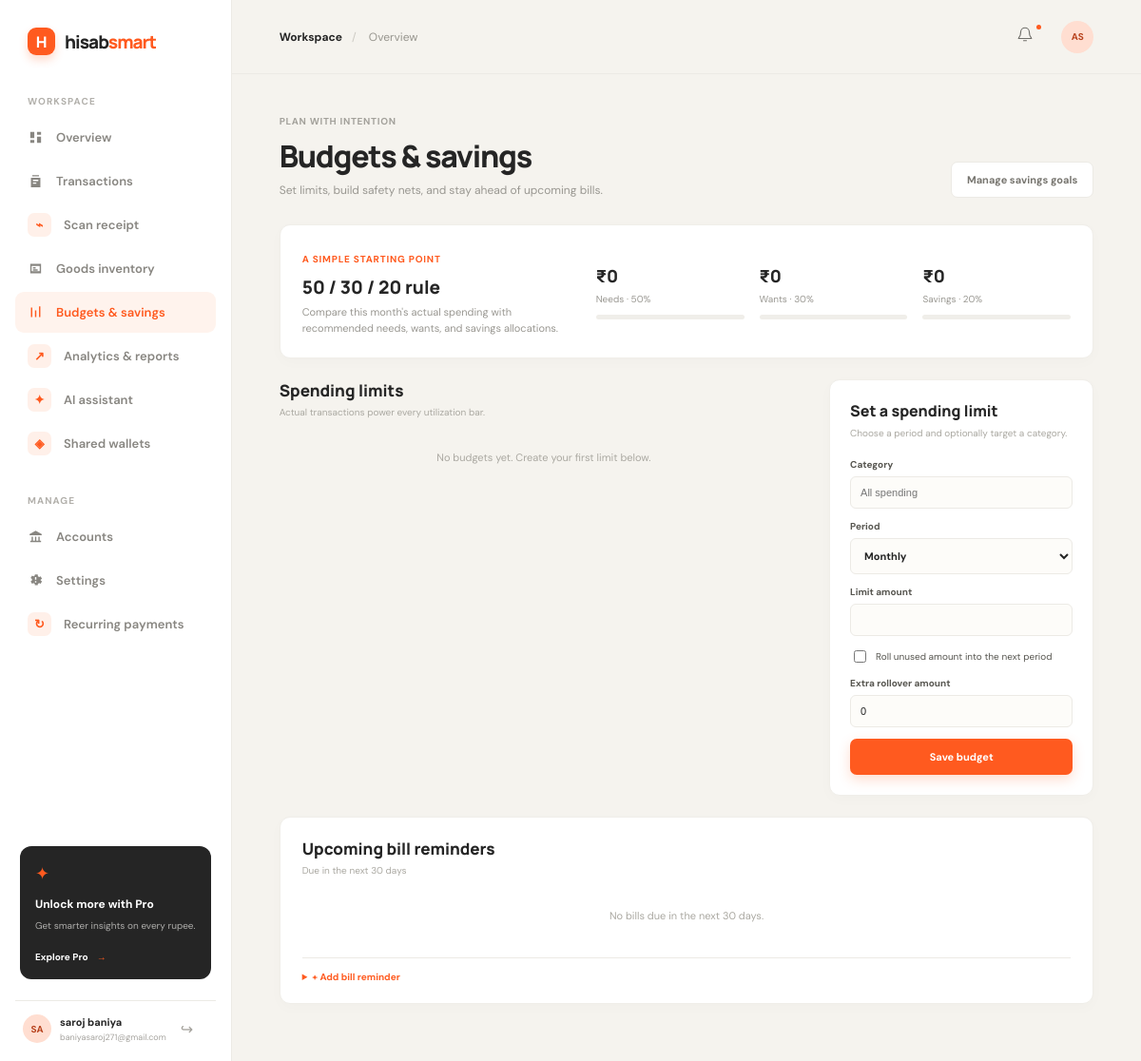
The page /budgets (signed in) on the database its author committed.
### tables this page shows
CREATE TABLE users (
    id INTEGER PRIMARY KEY AUTOINCREMENT,
    email TEXT NOT NULL UNIQUE COLLATE NOCASE,
    password_hash TEXT NOT NULL,
    full_name TEXT NOT NULL,
    created_at TEXT NOT NULL DEFAULT CURRENT_TIMESTAMP
);

### routes.py (the view, shortened to what this page needs)
@main_bp.route("/budgets", methods=("GET", "POST"))
@login_required
def budgets():
    return render_template("budgets.html", data=budgeting_data(), categories=transaction_categories())

### auth.py (called while the page is built)
def csrf_token() -> str:
    token = session.get("_csrf_token")
    if not token:
        token = secrets.token_urlsafe(32)
        session["_csrf_token"] = token
    return token

@auth_bp.before_app_request
def csrf_protect() -> None:
    if request.method == "POST":
        validate_csrf()

def load_logged_in_user() -> None:
    user_id = session.get("user_id")
    if user_id is None:
        g.user = None
        return
    g.user = get_db().execute(
        "SELECT id, email, full_name FROM users WHERE id = ?", (user_id,)
    ).fetchone()
    if g.user is None:
        session.clear()

def login_required(view: Callable[..., Any]) -> Callable[..., Any]:
    @wraps(view)
    def wrapped_view(**kwargs: Any) -> Any:
        if g.user is None:
            flash("Please log in to continue.", "error")
            return redirect(url_for("auth.login", next=request.path))
        return view(**kwargs)
    return wrapped_view

### db.py (called while the page is built)
def get_db() -> sqlite3.Connection:
    if "db" not in g:
        database = Path(current_app.config["DATABASE"])
        database.parent.mkdir(parents=True, exist_ok=True)
        g.db = sqlite3.connect(database)
        g.db.row_factory = sqlite3.Row
        g.db.execute("PRAGMA foreign_keys = ON")
    return g.db

### routes.py (called while the page is built)
def transaction_categories() -> list[str]:
    rows = get_db().execute(
        "SELECT name FROM transaction_categories WHERE user_id = ? ORDER BY name COLLATE NOCASE",
        (g.user["id"],),
    ).fetchall()
    defaults = {"Food & Dining", "Transport", "Subscriptions", "Housing", "Bills & Utilities", "Health", "Income"}
    return sorted(defaults | {row["name"] for row in rows}, key=str.casefold)

def budget_window(period: str, anchor: date | None = None) -> tuple[date, date]:
    anchor = anchor or date.today()
    if period == "weekly":
        start = anchor - timedelta(days=anchor.weekday())
        return start, start + timedelta(days=6)
    if period == "yearly":
        return date(anchor.year, 1, 1), date(anchor.year, 12, 31)
    return date(anchor.year, anchor.month, 1), date(anchor.year + (anchor.month == 12), (anchor.month % 12) + 1, 1) - timedelta(days=1)

### templates/budgets.html (shortened to what this page needs)
{% extends "base.html" %}
{% block content %}
<div class="page-container budget-page">
<section class="section-heading"><div><p class="eyebrow">Plan with intention</p><h1>Budgets & savings</h1><p class="subheading">Set limits, build safety nets, and stay ahead of upcoming bills.</p></div><a class="secondary-button" href="{{ url_for('main.savings') }}">Manage savings goals</a></section>
<section class="budget-rule panel"><div><span class="rule-kicker">A simple starting point</span><h2>50 / 30 / 20 rule</h2><p>Compare this month's actual spending with recommended needs, wants, and savings allocations.</p></div><div class="rule-columns"><div><strong>₹{{ '%.0f'|format(data.income * 0.5) }}</strong><small>Needs · 50%</small><span class="rule-progress"></span></div><div><strong>₹{{ '%.0f'|format(data.income * 0.3) }}</strong><small>Wants · 30%</small><span class="rule-progress wants"></span></div><div><strong>₹{{ '%.0f'|format(data.income * 0.2) }}</strong><small>Savings · 20%</small><span class="rule-progress savings"></span></div></div></section>
<section class="budget-columns"><div><div class="subsection-heading"><div><h2>Spending limits</h2><p>Actual transactions power every utilization bar.</p></div></div><div class="budget-cards">{% for budget in data.budgets %}<article class="budget-card"><div class="budget-card-top"><div><span class="budget-period">{{ budget.period }}{% if budget.category %} · {{ budget.category }}{% else %} · All spending{% endif %}</span><h3>₹{{ '%.2f'|format(budget.spent) }} <small>of ₹{{ '%.2f'|format(budget.effective_limit) }}</small></h3></div><span class="alert-badge {{ budget.alert }}">{{ budget.utilization }}%</span></div><div class="progress-track"><span class="progress-fill fill-{{ loop.index }}" style="width: {{ [budget.utilization, 100]|min }}%"></span></div><div class="budget-card-foot"><span>₹{{ '%.2f'|format(budget.remaining) }} remaining</span><span>{{ budget.window_start }} → {{ budget.window_end }}</span></div>{% if budget.rollover_enabled %}<small class="rollover-note">↗ Rollover enabled{% if budget.rollover_amount %} · ₹{{ '%.2f'|format(budget.rollover_amount) }} base{% endif %}</small>{% endif %}<form method="post" action="{{ url_for('main.delete_budget', budget_id=budget.id) }}"><input type="hidden" name="_csrf_token" value="{{ csrf_token() }}"><button class="link-danger" type="submit">Delete</button></form></article>{% else %}<div class="empty-state">No budgets yet. Create your first limit below.</div>{% endfor %}</div></div><aside class="panel compact-form"><h2>Set a spending limit</h2><p>Choose a period and optionally target a category.</p><form method="post"><input type="hidden" name="_csrf_token" value="{{ csrf_token() }}"><label>Category <input name="category" list="budget-categories" placeholder="All spending"><datalist id="budget-categories">{% for category in categories %}<option value="{{ category }}">{% endfor %}</datalist></label><label>Period <select name="period" required><option value="weekly">Weekly</option><option value="monthly" selected>Monthly</option><option value="yearly">Yearly</option></select></label><label>Limit amount <input name="limit_amount" type="number" min="0" step="0.01" required></label><label class="checkbox-row"><input name="rollover_enabled" type="checkbox"> Roll unused amount into the next period</label><label>Extra rollover amount <input name="rollover_amount" type="number" min="0" step="0.01" value="0"></label><button class="primary-button" type="submit">Save budget</button></form></aside></section>
<section class="panel bills-panel"><div class="subsection-heading"><div><h2>Upcoming bill reminders</h2><p>Due in the next 30 days</p></div></div><div class="bill-list">{% for bill in data.bills %}<div class="bill-row"><span class="bill-icon">₹</span><div><strong>{{ bill.title }}</strong><small>{{ bill.frequency.title() }} · {{ bill.category }}</small></div><b>₹{{ '%.2f'|format(bill.amount) }}</b><time>{{ bill.next_due_date }}</time></div>{% else %}<div class="empty-state">No bills due in the next 30 days.</div>{% endfor %}</div><details class="bill-form-details"><summary>+ Add bill reminder</summary></details></section>
</div>
{% endblock %}

### templates/base.html (shortened to what this page needs)
<!doctype html>
<html lang="en">
<head>
    <link rel="stylesheet" href="{{ url_for('static', filename='css/style.css') }}">
</head>
<body>
{% if g.user %}
    <div class="app-shell">
        <aside class="sidebar" id="sidebar">
            <a class="brand" href="{{ url_for('main.dashboard') }}" aria-label="HisabSmart home">
                <span class="brand-mark">H</span>
                <span>hisab<span>smart</span></span>
            </a>
            <div class="sidebar-label">Workspace</div>
            <nav class="main-nav" aria-label="Main navigation">
                <a class="nav-item {% if request.endpoint == 'main.dashboard' %}active{% endif %}" href="{{ url_for('main.dashboard') }}">
                    <svg aria-hidden="true" viewBox="0 0 24 24"><path d="M4 13h6V4H4v9Zm0 7h6v-4H4v4Zm10 0h6v-9h-6v9Zm0-16v4h6V4h-6Z"/></svg>
                    Overview
                </a>
                <a class="nav-item {% if request.endpoint in ['main.transactions', 'main.edit_transaction'] %}active{% endif %}" href="{{ url_for('main.transactions') }}">
                    <svg aria-hidden="true" viewBox="0 0 24 24"><path d="M7 3h10v2H7V3Zm-2 4h14v14H5V7Zm3 3v2h8v-2H8Zm0 4v2h5v-2H8Z"/></svg>
                    Transactions
                </a>
                <a class="nav-item {% if request.endpoint in ['main.scan_receipt', 'main.review_receipt'] %}active{% endif %}" href="{{ url_for('main.scan_receipt') }}">
                    <span class="stat-icon expense-icon">⌁</span>
                    Scan receipt
                </a>
                <a class="nav-item {% if request.endpoint in ['main.goods', 'main.new_good', 'main.good_detail', 'main.edit_good'] %}active{% endif %}" href="{{ url_for('main.goods') }}">
                    <svg aria-hidden="true" viewBox="0 0 24 24"><path d="M4 5h16v14H4V5Zm2 3v8h12V8H6Zm2 2h4v2H8v-2Zm0 3h7v2H8v-2Z"/></svg>
                    Goods inventory
                </a>
                <a class="nav-item {% if request.endpoint in ['main.budgets', 'main.savings', 'main.delete_budget', 'main.delete_savings_goal', 'main.add_bill'] %}active{% endif %}" href="{{ url_for('main.budgets') }}">
                    <svg aria-hidden="true" viewBox="0 0 24 24"><path d="M5 19V5h2v14H5Zm6 0V9h2v10h-2Zm6 0V3h2v16h-2Z"/></svg>
                    Budgets & savings
                </a>
                <a class="nav-item {% if request.endpoint in ['main.reports', 'main.export_report'] %}active{% endif %}" href="{{ url_for('main.reports') }}">
                    <span class="stat-icon expense-icon">↗</span>
                    Analytics & reports
                </a>
                <a class="nav-item {% if request.endpoint == 'main.assistant' %}active{% endif %}" href="{{ url_for('main.assistant') }}">
                    <span class="stat-icon expense-icon">✦</span>
                    AI assistant
                </a>
                <a class="nav-item {% if request.endpoint in ['main.wallets', 'main.wallet_detail', 'main.invite_wallet_member', 'main.update_wallet_role', 'main.settle_wallet'] %}active{% endif %}" href="{{ url_for('main.wallets') }}">
                    <span class="stat-icon expense-icon">◈</span>
                    Shared wallets
                </a>
            </nav>
            <div class="sidebar-label">Manage</div>
            <nav class="main-nav" aria-label="Management navigation">
                <a class="nav-item {% if request.endpoint == 'main.accounts' %}active{% endif %}" href="{{ url_for('main.accounts') }}">
                    <svg aria-hidden="true" viewBox="0 0 24 24"><path d="M12 3 3 8v2h18V8l-9-5Zm-6 9v6H4v2h16v-2h-2v-6h-2v6h-3v-6h-2v6H8v-6H6Z"/></svg>
                    Accounts
                </a>
                <a class="nav-item {% if request.endpoint == 'main.settings' %}active{% endif %}" href="{{ url_for('main.settings') }}">
                    <svg aria-hidden="true" viewBox="0 0 24 24"><path d="m19.4 13 .1-1-.1-1 2-1.5-2-3.4-2.3 1a7.8 7.8 0 0 0-1.7-1L15.1 3h-4.2l-.3 2.1a7.8 7.8 0 0 0-1.7 1l-2.3-1-2 3.4 2 1.5-.1 1 .1 1-2 1.5 2 3.4 2.3-1c.5.4 1.1.7 1.7 1l.3 2.1h4.2l.3-2.1c.6-.3 1.2-.6 1.7-1l2.3 1 2-3.4-2-1.5ZM13 15h-2v-2h2v2Zm0-4h-2V7h2v4Z"/></svg>
                    Settings
                </a>
                <a class="nav-item {% if request.endpoint in ['main.recurring', 'main.edit_recurring', 'main.recurring_action'] %}active{% endif %}" href="{{ url_for('main.recurring') }}">
                    <span class="stat-icon expense-icon">↻</span>
                    Recurring payments
                </a>
            </nav>
            <div class="sidebar-bottom">
                <div class="upgrade-card">
                    <div class="upgrade-icon">✦</div>
                    <strong>Unlock more with Pro</strong>
                    <p>Get smarter insights on every rupee.</p>
                    <button class="text-button">Explore Pro <span>→</span></button>
                </div>
                <div class="user-mini">
                    <div class="avatar">{{ g.user.full_name[:2]|upper }}</div>
                    <div><strong>{{ g.user.full_name }}</strong><small>{{ g.user.email }}</small></div>
                    <form method="post" action="{{ url_for('auth.logout') }}">
                        <button class="more-button" type="submit" aria-label="Log out">↪</button>
                    </form>
                </div>
            </div>
        </aside>
        <main class="main-content">
            <header class="topbar">
                <div class="breadcrumb"><span>Workspace</span><b>/</b> Overview</div>
                <div class="topbar-actions">
                    <button class="icon-button notification-button" aria-label="Notifications">
                        <svg viewBox="0 0 24 24" aria-hidden="true"><path d="M18 9a6 6 0 0 0-12 0c0 7-3 7-3 9h18c0-2-3-2-3-9Zm-8 12h4"/></svg>
                        <i></i>
                    </button>
                    <button class="avatar top-avatar" aria-label="Open profile">AS</button>
                </div>
            </header>
{% else %}
    <main class="auth-main">
{% endif %}
{% block content %}{% endblock %}
{% if g.user %}</main></div>{% else %}</main>{% endif %}
</body>
</html>

### rows shown on the page
users: user "SA", user.full_name "saroj baniya", user.email "baniyasaroj271@gmail.com"

### other values the page prints
{{ '%.0f'|format(data.income * 0.5) }} "0"
{{ '%.0f'|format(data.income * 0.3) }} "0"
{{ '%.0f'|format(data.income * 0.2) }} "0"
